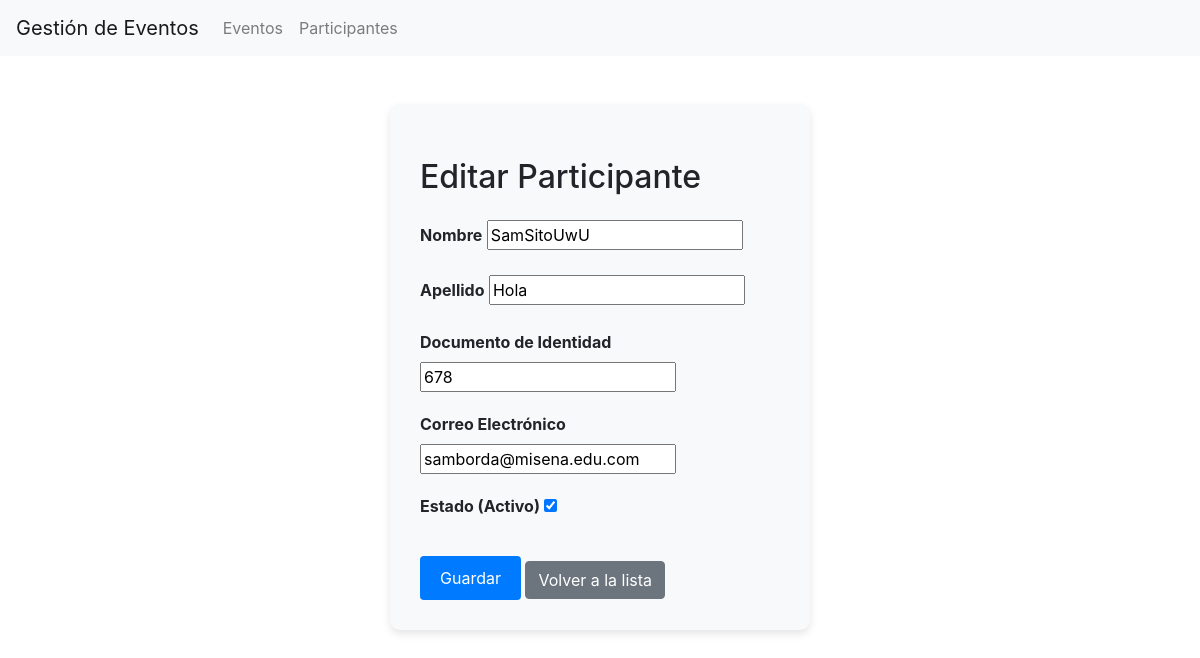
The app's page /participantes/6/editar/ with its own data.
### participantes/models.py (models this page shows, shortened)
class Participante(models.Model):
    nombre = models.CharField(max_length=100)
    apellido = models.CharField(max_length=100)
    documento = models.CharField(max_length=20, unique=True)
    email = models.EmailField()
    estado = models.BooleanField(default=True)

### participantes/views.py (the view)
# urls.py: path('<int:pk>/editar/', ParticipanteUpdateView.as_view(), name='participante_update'),
class ParticipanteUpdateView(UpdateView):
    model = Participante
    fields = ['nombre', 'apellido', 'documento', 'email', 'estado']
    template_name = 'participantes/participante_form.html'
    success_url = reverse_lazy('participantes:participante_list')

### templates/participantes/participante_form.html (shortened to what this page needs)
{% extends "base.html" %}
{% block content %}
<div class="row justify-content-center">
    <div class="col-md-6">
        <div style="background-color: #f8f9fa; padding: 30px; border-radius: 10px; box-shadow: 0 4px 8px rgba(0, 0, 0, 0.1);">
            <h2 class="my-4">{% if object %}Editar{% else %}Crear{% endif %} Participante</h2>
            <form method="post">
                <div style="margin-bottom: 20px;">
                    <label style="font-weight: bold;">Nombre</label>
                    {{ form.nombre }}
                </div>
                <div style="margin-bottom: 20px;">
                    <label style="font-weight: bold;">Apellido</label>
                    {{ form.apellido }}
                </div>
                <div style="margin-bottom: 20px;">
                    <label style="font-weight: bold;">Documento de Identidad</label>
                    {{ form.documento }}
                </div>
                <div style="margin-bottom: 20px;">
                    <label style="font-weight: bold;">Correo Electrónico</label>
                    {{ form.email }}
                </div>
                <div style="margin-bottom: 20px;">
                    <label style="font-weight: bold;">Estado (Activo)</label>
                    {{ form.estado }}
                </div>
                <button type="submit" style="background-color: #007bff; color: white; padding: 10px 20px; border: none; border-radius: 4px; cursor: pointer; margin-top: 10px;">Guardar</button>
                <a href="{% url 'participantes:participante_list' %}" class="btn btn-secondary">Volver a la lista</a>
            </form>
        </div>
    </div>
</div>
{% endblock %}

### static/css/styles.css (style rules this page uses)
body { padding-top: 56px; }
.my-4 { margin-top: 1.5rem; margin-bottom: 1.5rem; }

### records on screen
Participante: nombre "SamSitoUwU", apellido "Hola", documento "678", email "samborda@misena.edu.com", estado "☑"
